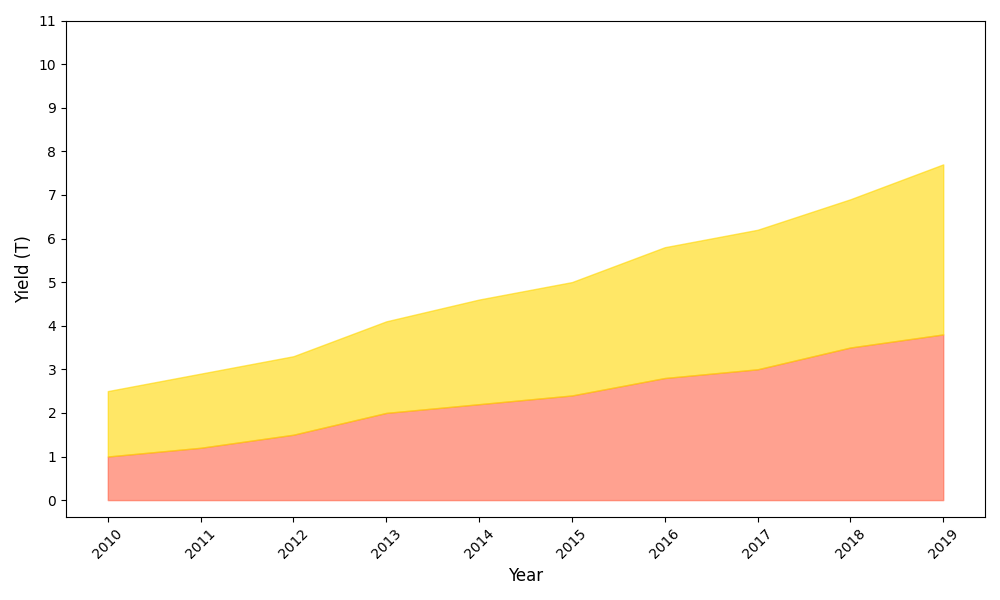

This chart was generated by the following Python code:
import numpy as np
import matplotlib.pyplot as plt

# Data for plotting
years = np.arange(2010, 2020)
strawberries_yield = np.array([1.0, 1.2, 1.5, 2.0, 2.2, 2.4, 2.8, 3.0, 3.5, 3.8])
tomatoes_yield = np.array([1.5, 1.7, 1.8, 2.1, 2.4, 2.6, 3.0, 3.2, 3.4, 3.9])

# Initialize plot
fig, ax = plt.subplots(figsize=(10, 6))

# Plotting stacked areas
ax.fill_between(years, strawberries_yield, color='#FF6347', alpha=0.6)
ax.fill_between(years, strawberries_yield + tomatoes_yield, strawberries_yield, color='#FFD700', alpha=0.6)

# Titles and labels
ax.set_xlabel('Year', fontsize=12)
ax.set_ylabel('Yield (T)', fontsize=12)

# Beautify x and y ticks
ax.set_xticks(years)
ax.set_yticks(np.arange(0, 12, 1))
ax.yaxis.set_tick_params(labelsize=10)
ax.xaxis.set_tick_params(labelsize=10)

# Avoid overlapping x-axis labels
plt.xticks(rotation=45)

# Tidy layout to prevent clipping
plt.tight_layout()

# Show plot
plt.show()
